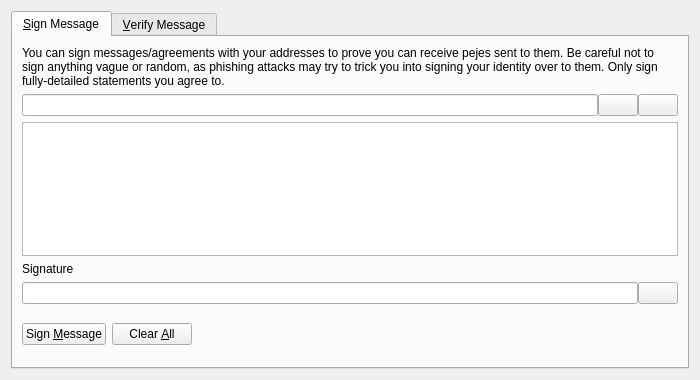
<?xml version="1.0" encoding="UTF-8"?>
<ui version="4.0">
 <class>SignVerifyMessageDialog</class>
 <widget class="QDialog" name="SignVerifyMessageDialog">
  <property name="geometry">
   <rect>
    <x>0</x>
    <y>0</y>
    <width>700</width>
    <height>380</height>
   </rect>
  </property>
  <property name="windowTitle">
   <string>Signatures - Sign / Verify a Message</string>
  </property>
  <property name="modal">
   <bool>true</bool>
  </property>
  <layout class="QVBoxLayout" name="verticalLayout">
   <item>
    <widget class="QTabWidget" name="tabWidget">
     <property name="currentIndex">
      <number>0</number>
     </property>
     <widget class="QWidget" name="tabSignMessage">
      <attribute name="title">
       <string>&amp;Sign Message</string>
      </attribute>
      <layout class="QVBoxLayout" name="verticalLayout_SM">
       <item>
        <widget class="QLabel" name="infoLabel_SM">
         <property name="text">
          <string>You can sign messages/agreements with your addresses to prove you can receive pejes sent to them. Be careful not to sign anything vague or random, as phishing attacks may try to trick you into signing your identity over to them. Only sign fully-detailed statements you agree to.</string>
         </property>
         <property name="textFormat">
          <enum>Qt::PlainText</enum>
         </property>
         <property name="wordWrap">
          <bool>true</bool>
         </property>
        </widget>
       </item>
       <item>
        <layout class="QHBoxLayout" name="horizontalLayout_1_SM">
         <property name="spacing">
          <number>0</number>
         </property>
         <item>
          <widget class="QValidatedLineEdit" name="addressIn_SM">
           <property name="toolTip">
            <string>The Pejecoin address to sign the message with</string>
           </property>
          </widget>
         </item>
         <item>
          <widget class="QPushButton" name="addressBookButton_SM">
           <property name="toolTip">
            <string>Choose previously used address</string>
           </property>
           <property name="text">
            <string/>
           </property>
           <property name="icon">
            <iconset resource="../pejecoin.qrc">
             <normaloff>:/icons/address-book</normaloff>:/icons/address-book</iconset>
           </property>
           <property name="shortcut">
            <string>Alt+A</string>
           </property>
           <property name="autoDefault">
            <bool>false</bool>
           </property>
          </widget>
         </item>
         <item>
          <widget class="QPushButton" name="pasteButton_SM">
           <property name="toolTip">
            <string>Paste address from clipboard</string>
           </property>
           <property name="text">
            <string/>
           </property>
           <property name="icon">
            <iconset resource="../pejecoin.qrc">
             <normaloff>:/icons/editpaste</normaloff>:/icons/editpaste</iconset>
           </property>
           <property name="shortcut">
            <string>Alt+P</string>
           </property>
           <property name="autoDefault">
            <bool>false</bool>
           </property>
          </widget>
         </item>
        </layout>
       </item>
       <item>
        <widget class="QPlainTextEdit" name="messageIn_SM">
         <property name="toolTip">
          <string>Enter the message you want to sign here</string>
         </property>
        </widget>
       </item>
       <item>
        <widget class="QLabel" name="signatureLabel_SM">
         <property name="text">
          <string>Signature</string>
         </property>
         <property name="textFormat">
          <enum>Qt::PlainText</enum>
         </property>
        </widget>
       </item>
       <item>
        <layout class="QHBoxLayout" name="horizontalLayout_2_SM">
         <property name="spacing">
          <number>0</number>
         </property>
         <item>
          <widget class="QLineEdit" name="signatureOut_SM">
           <property name="font">
            <font>
             <italic>true</italic>
            </font>
           </property>
           <property name="readOnly">
            <bool>true</bool>
           </property>
          </widget>
         </item>
         <item>
          <widget class="QPushButton" name="copySignatureButton_SM">
           <property name="toolTip">
            <string>Copy the current signature to the system clipboard</string>
           </property>
           <property name="text">
            <string/>
           </property>
           <property name="icon">
            <iconset resource="../pejecoin.qrc">
             <normaloff>:/icons/editcopy</normaloff>:/icons/editcopy</iconset>
           </property>
           <property name="autoDefault">
            <bool>false</bool>
           </property>
          </widget>
         </item>
        </layout>
       </item>
       <item>
        <layout class="QHBoxLayout" name="horizontalLayout_3_SM">
         <item>
          <widget class="QPushButton" name="signMessageButton_SM">
           <property name="toolTip">
            <string>Sign the message to prove you own this Pejecoin address</string>
           </property>
           <property name="text">
            <string>Sign &amp;Message</string>
           </property>
           <property name="icon">
            <iconset resource="../pejecoin.qrc">
             <normaloff>:/icons/edit</normaloff>:/icons/edit</iconset>
           </property>
           <property name="autoDefault">
            <bool>false</bool>
           </property>
          </widget>
         </item>
         <item>
          <widget class="QPushButton" name="clearButton_SM">
           <property name="toolTip">
            <string>Reset all sign message fields</string>
           </property>
           <property name="text">
            <string>Clear &amp;All</string>
           </property>
           <property name="icon">
            <iconset resource="../pejecoin.qrc">
             <normaloff>:/icons/remove</normaloff>:/icons/remove</iconset>
           </property>
           <property name="autoDefault">
            <bool>false</bool>
           </property>
          </widget>
         </item>
         <item>
          <spacer name="horizontalSpacer_1_SM">
           <property name="orientation">
            <enum>Qt::Horizontal</enum>
           </property>
           <property name="sizeHint" stdset="0">
            <size>
             <width>40</width>
             <height>48</height>
            </size>
           </property>
          </spacer>
         </item>
         <item>
          <widget class="QLabel" name="statusLabel_SM">
           <property name="font">
            <font>
             <weight>75</weight>
             <bold>true</bold>
            </font>
           </property>
           <property name="text">
            <string/>
           </property>
           <property name="wordWrap">
            <bool>true</bool>
           </property>
          </widget>
         </item>
         <item>
          <spacer name="horizontalSpacer_2_SM">
           <property name="orientation">
            <enum>Qt::Horizontal</enum>
           </property>
           <property name="sizeHint" stdset="0">
            <size>
             <width>40</width>
             <height>48</height>
            </size>
           </property>
          </spacer>
         </item>
        </layout>
       </item>
      </layout>
     </widget>
     <widget class="QWidget" name="tabVerifyMessage">
      <attribute name="title">
       <string>&amp;Verify Message</string>
      </attribute>
      <layout class="QVBoxLayout" name="verticalLayout_VM">
       <item>
        <widget class="QLabel" name="infoLabel_VM">
         <property name="text">
          <string>Enter the receiver's address, message (ensure you copy line breaks, spaces, tabs, etc. exactly) and signature below to verify the message. Be careful not to read more into the signature than what is in the signed message itself, to avoid being tricked by a man-in-the-middle attack. Note that this only proves the signing party receives with the address, it cannot prove sendership of any transaction!</string>
         </property>
         <property name="textFormat">
          <enum>Qt::PlainText</enum>
         </property>
         <property name="alignment">
          <set>Qt::AlignLeading|Qt::AlignLeft|Qt::AlignTop</set>
         </property>
         <property name="wordWrap">
          <bool>true</bool>
         </property>
        </widget>
       </item>
       <item>
        <layout class="QHBoxLayout" name="horizontalLayout_1_VM">
         <property name="spacing">
          <number>0</number>
         </property>
         <item>
          <widget class="QValidatedLineEdit" name="addressIn_VM">
           <property name="toolTip">
            <string>The Pejecoin address the message was signed with</string>
           </property>
          </widget>
         </item>
         <item>
          <widget class="QPushButton" name="addressBookButton_VM">
           <property name="toolTip">
            <string>Choose previously used address</string>
           </property>
           <property name="text">
            <string/>
           </property>
           <property name="icon">
            <iconset resource="../pejecoin.qrc">
             <normaloff>:/icons/address-book</normaloff>:/icons/address-book</iconset>
           </property>
           <property name="shortcut">
            <string>Alt+A</string>
           </property>
           <property name="autoDefault">
            <bool>false</bool>
           </property>
          </widget>
         </item>
        </layout>
       </item>
       <item>
        <widget class="QPlainTextEdit" name="messageIn_VM"/>
       </item>
       <item>
        <widget class="QValidatedLineEdit" name="signatureIn_VM"/>
       </item>
       <item>
        <layout class="QHBoxLayout" name="horizontalLayout_2_VM">
         <item>
          <widget class="QPushButton" name="verifyMessageButton_VM">
           <property name="toolTip">
            <string>Verify the message to ensure it was signed with the specified Pejecoin address</string>
           </property>
           <property name="text">
            <string>Verify &amp;Message</string>
           </property>
           <property name="icon">
            <iconset resource="../pejecoin.qrc">
             <normaloff>:/icons/transaction_0</normaloff>:/icons/transaction_0</iconset>
           </property>
           <property name="autoDefault">
            <bool>false</bool>
           </property>
          </widget>
         </item>
         <item>
          <widget class="QPushButton" name="clearButton_VM">
           <property name="toolTip">
            <string>Reset all verify message fields</string>
           </property>
           <property name="text">
            <string>Clear &amp;All</string>
           </property>
           <property name="icon">
            <iconset resource="../pejecoin.qrc">
             <normaloff>:/icons/remove</normaloff>:/icons/remove</iconset>
           </property>
           <property name="autoDefault">
            <bool>false</bool>
           </property>
          </widget>
         </item>
         <item>
          <spacer name="horizontalSpacer_1_VM">
           <property name="orientation">
            <enum>Qt::Horizontal</enum>
           </property>
           <property name="sizeHint" stdset="0">
            <size>
             <width>40</width>
             <height>48</height>
            </size>
           </property>
          </spacer>
         </item>
         <item>
          <widget class="QLabel" name="statusLabel_VM">
           <property name="font">
            <font>
             <weight>75</weight>
             <bold>true</bold>
            </font>
           </property>
           <property name="text">
            <string/>
           </property>
           <property name="wordWrap">
            <bool>true</bool>
           </property>
          </widget>
         </item>
         <item>
          <spacer name="horizontalSpacer_2_VM">
           <property name="orientation">
            <enum>Qt::Horizontal</enum>
           </property>
           <property name="sizeHint" stdset="0">
            <size>
             <width>40</width>
             <height>48</height>
            </size>
           </property>
          </spacer>
         </item>
        </layout>
       </item>
      </layout>
     </widget>
    </widget>
   </item>
  </layout>
 </widget>
 <customwidgets>
  <customwidget>
   <class>QValidatedLineEdit</class>
   <extends>QLineEdit</extends>
   <header>qvalidatedlineedit.h</header>
  </customwidget>
 </customwidgets>
 <resources>
  <include location="../pejecoin.qrc"/>
 </resources>
 <connections/>
</ui>
